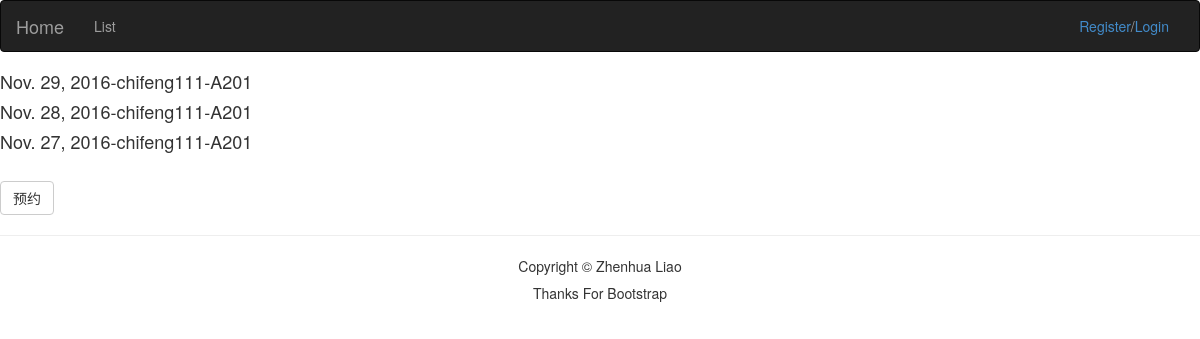
The page /conferance/1/ on the database as committed earlier.
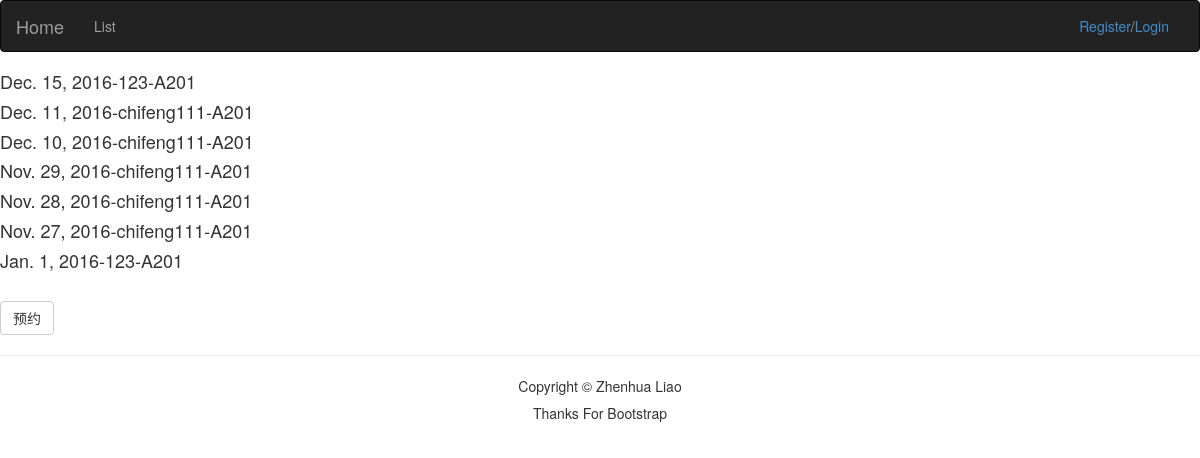
The same page on the database as committed later.
### conferance/models.py (models this page shows, shortened)
class Order(models.Model):
    user = models.ForeignKey(User, default=1)
    room = models.ForeignKey(ConfeRoom, default=1)
    time = models.DateField()

class ConfeRoom(models.Model):
    num = models.CharField(max_length=5)
    size = models.CharField(max_length=5)
    class MEAT:                 #引入MEAT中间件，为了在前端显示的时候以“num”顺序排列，与下一个类似
        ordering = ["num"]
    def __str__(self):
        return self.num

### conferance/views.py (the view)
# urls.py: url(r'^(?P<id>[0-9]+)/$', views.appointment, name='appointment'),#列出预约情况
def appointment(request, id):
    room = get_object_or_404(ConfeRoom, id=id)
    order = Order.objects.filter(room=room).order_by('-time')
    content = {
        'order': order,
        'room': room
    }
    return render(request, 'order.html', content)

### conferance/templates/order.html (shortened to what this page needs)
{% extends 'base.html' %}
{% block body %}
    {% for i in order %}
        <h4>{{ i.time }}-{{ i.user }}-{{ i.room }}</h4>
    {% endfor %}
    <br>
    <a href="{% url 'conferance:add' room.id %}" class="btn btn-default" role="button">预约</a>
{% endblock %}

### conferance/templates/base.html (shortened to what this page needs)
<!DOCTYPE html>
<html lang="en">
<head>
    <link href="/static/css/bootstrap.min.css" rel="stylesheet">
    <link href="/static/css/bootstrap.css" rel="stylesheet">
</head>
<body>
<nav class="navbar navbar-inverse">
<div class="container-fluid">
    <div class="navbar-header">
        <a class="navbar-brand" href="{% url 'conferance:list' %}">Home</a>
    </div>
    <div class="collapse navbar-collapse" id="navtop">
      <ul class="nav navbar-nav">
          <li class=""><a href="#">List</a></li>
      </ul>
       <ul class="nav navbar-nav navbar-right">
           <li>
               {% if request.user.is_active %}
                   <p class="navbar-text">{{ user.username }}/<a href="{% url 'conferance:logo' %}">Logout</a> </p>
               {% else %}
                   <p class="navbar-text"><a href="{% url 'conferance:register' %}">Register</a>/<a href="{% url 'conferance:logi' %}">Login</a></p>
               {% endif %}
           </li>
       </ul>
    </div>
</div>
</nav>
    {% block body %}{% endblock %}
    <footer class="footer" role="contentinfo">
        <hr>
        <div class="container">
            <p class="text-center">Copyright © Zhenhua Liao</p>
            <h5 class="text-center"> Thanks For Bootstrap </h5>
        </div>
    </footer>
</body>
</html>

Rows that differ between the two databases and show on the page:
added Order: time "Dec. 15, 2016", user "123", room "A201"
added Order: time "Dec. 11, 2016", user "chifeng111", room "A201"
added Order: time "Dec. 10, 2016", user "chifeng111", room "A201"
added Order: time "Jan. 1, 2016", user "123", room "A201"
